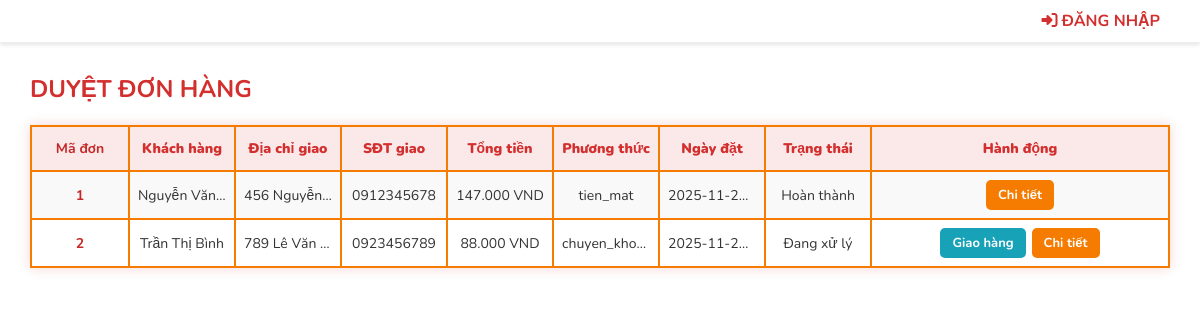
Screenshot of /duyet_don.php with the database file from the repository.
### tables this page shows
CREATE TABLE DonHang (
    MaDonHang INT AUTO_INCREMENT PRIMARY KEY,
    MaUser INT NOT NULL,
    TongTien DECIMAL(18,2) NOT NULL,
    TrangThai ENUM('cho_xac_nhan', 'dang_xu_ly', 'dang_giao', 'hoan_thanh', 'da_huy') DEFAULT 'cho_xac_nhan',
    PhuongThucThanhToan ENUM('tien_mat', 'chuyen_khoan', 'the', 'vi_dien_tu'),
    DiaChiGiaoHang TEXT,
    SDTGiaoHang VARCHAR(15),
    GhiChu TEXT,
    NgayDat DATETIME DEFAULT CURRENT_TIMESTAMP,
    NgayCapNhat DATETIME DEFAULT CURRENT_TIMESTAMP ON UPDATE CURRENT_TIMESTAMP,
    FOREIGN KEY (MaUser) REFERENCES Users(MaUser) ON DELETE CASCADE
);

CREATE TABLE Users (
    MaUser INT AUTO_INCREMENT PRIMARY KEY,
    Ho VARCHAR(100) NOT NULL,
    Ten VARCHAR(100) NOT NULL,
    SDT VARCHAR(15) NOT NULL UNIQUE,
    Email VARCHAR(255) NOT NULL UNIQUE,
    DiaChi TEXT,
    QuyenHan ENUM('admin', 'nhanvien', 'khachhang') NOT NULL DEFAULT 'khachhang',
    MatKhau BINARY(32) NOT NULL,
    NgayTao DATETIME DEFAULT CURRENT_TIMESTAMP,
    INDEX idx_email (Email),
    INDEX idx_sdt (SDT)
);

### duyet_don.php (the view, shortened to what this page needs)
<!DOCTYPE html>
<html lang="en">
<head>
    <link rel="stylesheet" href="./css/duyet_don.css">
</head>
<body>
    <?php include_once "includes/header2.php"; ?>
    <?php
        $hostname = "localhost";
        $username = "root";
        $password = "";
        $dbname = "quanly_cua_hang";
        $conn = mysqli_connect($hostname, $username, $password, $dbname);
    ?>
    <div class="table-container">
        <div class="page-header"><h2>DUYỆT ĐƠN HÀNG</h2></div>
        <table>
            <tr>
                <th class="col-order-id">Mã đơn</th>
                <th>Khách hàng</th>
                <th>Địa chỉ giao</th>
                <th>SĐT giao</th>
                <th>Tổng tiền</th>
                <th>Phương thức</th>
                <th>Ngày đặt</th>
                <th>Trạng thái</th>
                <th class="col-actions">Hành động</th>
            </tr>
            <?php
                $sql = "SELECT dh.*, u.Ho, u.Ten, u.Email
                    FROM DonHang dh
                    LEFT JOIN Users u ON dh.MaUser = u.MaUser
                    ORDER BY dh.NgayDat DESC";
                $result = mysqli_query($conn, $sql);
                $statusMapping = [
                    'cho_xac_nhan' => 'Chờ xác nhận',
                    'dang_xu_ly'   => 'Đang xử lý',
                    'dang_giao'    => 'Đang giao',
                    'hoan_thanh'   => 'Hoàn thành',
                    'da_huy'       => 'Đã hủy'
                ];
                if ($result && mysqli_num_rows($result) > 0)
                {
                    while ($row = mysqli_fetch_assoc($result))
                    {
                        $fullname = trim($row['Ho'] . ' ' . $row['Ten']);
                        $orderId = $row['MaDonHang'];
                        $tongTien = number_format($row['TongTien'], 0, ',', '.');
                        $phuongThuc = $row['PhuongThucThanhToan'];
                        $ngayDat = $row['NgayDat'];
                        $trangThai = $row['TrangThai'];
                        $hienThiTrangThai = isset($statusMapping[$trangThai]) ? $statusMapping[$trangThai] : $trangThai;
                        echo "<tr>";
                        echo "<td class='col-order-id'>" . $orderId . "</td>";
                        echo "<td>" . ($fullname ? $fullname : 'Khách vãng lai') . "</td>";
                        echo "<td>" . htmlspecialchars($row['DiaChiGiaoHang']) . "</td>";
                        echo "<td>" . htmlspecialchars($row['SDTGiaoHang']) . "</td>";
                        echo "<td>" . $tongTien . " VND</td>";
                        echo "<td>" . htmlspecialchars($phuongThuc) . "</td>";
                        echo "<td>" . $ngayDat . "</td>";
                        echo "<td>" . htmlspecialchars($hienThiTrangThai) . "</td>";
                        echo "<td class='actions'>";
                        echo "<div class='btn-group'>";
                        switch ($trangThai) {
                            case 'dang_xu_ly':
                                echo "<a class='btn-accept' style='background-color: #17a2b8;' href='duyet_don.php?order_id=$orderId&action=ship' onclick=\"return confirm('Bắt đầu giao đơn #$orderId?')\">Giao hàng</a>";
                                break;
                            case 'hoan_thanh':
                                break;
                        }
                        echo "<a class='btn-detail' href='chi_tiet_don.php?order_id=$orderId'>Chi tiết</a>";
                        echo "</div>";
                        echo "</td>";
                        echo "</tr>";
                    }
                }
                else
                {
                    echo "<tr><td colspan='9'>Không có đơn hàng nào.</td></tr>";
                }
            ?>
        </table>
    </div>
</body>
</html>

### css/duyet_don.css (style rules this page uses)
body { display: flex; flex-direction: column; align-items: center; margin: 0; min-height: 100vh; font-family: 'Nunito', sans-serif; margin-top: 20px; background-color: #fff; }
.page-header { width: 95%; margin-bottom: 10px; }
h2 { color: #d32f2f; margin: 0; padding: 10px 0; }
.table-container { width: 95%; margin-top: 20px; }
table { border-collapse: collapse; table-layout: fixed; width: 100%; font-size: 14px; box-shadow: 0 0 12px rgba(211, 47, 47, 0.2); }
th { padding: 12px 8px; background-color: rgba(211, 47, 47, 0.1); color: #d32f2f; font-weight: 900; text-align: center; border: 2px solid #f57c00; }
td { border: 2px solid #f57c00; padding: 8px; text-align: center; vertical-align: middle; white-space: nowrap; overflow: hidden; text-overflow: ellipsis; color: #333; }
tr:nth-child(even) td { background-color: #f9f9f9; }
th.col-order-id, td.col-order-id { width: 80px; font-weight: bold; color: #c62828; }
th.col-actions { width: 280px; }
.actions .btn-group { display: flex; gap: 6px; justify-content: center; align-items: center; }
.actions a, .actions button { text-decoration: none; display: inline-block; padding: 6px 12px; border-radius: 5px; font-weight: 700; font-size: 13px; color: #fff; border: none; cursor: pointer; transition: 0.3s; font-family: 'Nunito', sans-serif; }
.btn-accept { background-color: #2e7d32; }
.btn-detail { background-color: #f57c00; }

### css/header2.css (style rules this page uses)
body { margin: 0; padding: 0; }

### rows the page displays
donhang: MaDonHang "1", MaUser.Ten "Nguyễn Văn…", DiaChiGiaoHang "456 Nguyễn…", SDTGiaoHang "0912345678", TongTien "147.000", PhuongThucThanhToan "tien_mat", NgayDat "2025-11-2…", TrangThai "Hoàn thành"
donhang: MaDonHang "2", MaUser.Ten "Trần Thị Bình", DiaChiGiaoHang "789 Lê Văn…", SDTGiaoHang "0923456789", TongTien "88.000", PhuongThucThanhToan "chuyen_kho…", NgayDat "2025-11-2…", TrangThai "Đang xử lý"
